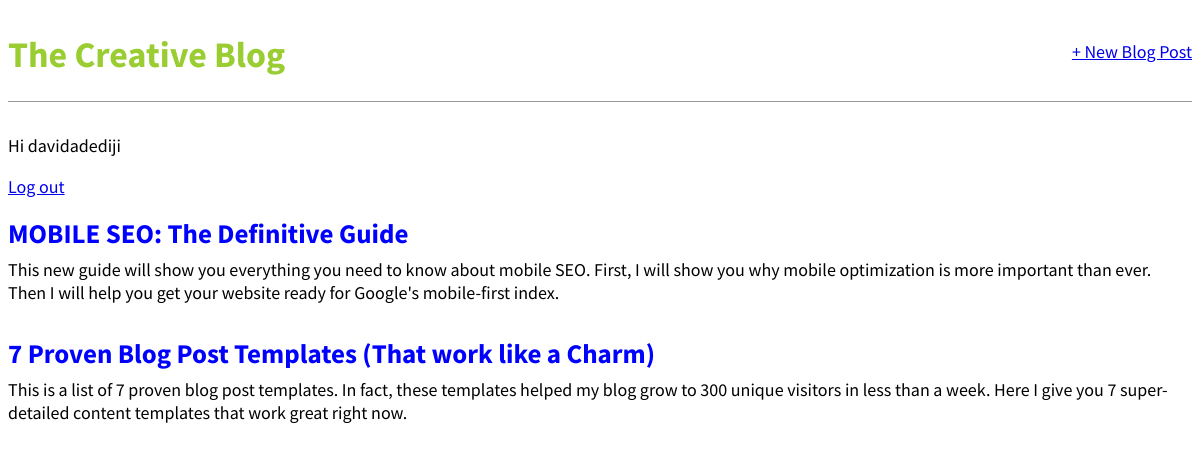
The app's page / (signed in) with its own data.
### blog/models.py (models this page shows, shortened)
class Post(models.Model):
    title=models.CharField(max_length=200)
    author=models.ForeignKey('auth.User', on_delete=models.CASCADE)
    body=models.TextField()

### blog/views.py (the view)
# urls.py: path('', BlogListView.as_view(), name ='home'),
class BlogListView(ListView):
    model=Post
    template_name ='home.html'

### templates/home.html
{% extends 'base.html' %}
{% block content %}
{% for post in object_list %}
<div class="post-entry">
    <h2><a href="{% url 'post_detail' post.pk %}">{{post.title}}</a></h2>
    <p>{{post.body}}</p>
</div>
{% endfor %}
{% endblock content %}

### templates/base.html (shortened to what this page needs)
{% load static %}
<!DOCTYPE html>
<head>
    <link rel="stylesheet" href="{% static 'css/base.css' %}">
</head>
<body>
    <div>
        <header>
            <div class="nav-left">
                <h1><a href="{% url 'home'%}">The Creative Blog</a></h1>
            </div>
            <div class="nav-right">
                <a href="{% url 'post_new' %}">+ New Blog Post</a>
            </div>
        </header>
        {% if user.is_authenticated %}
        <p>Hi {{user.username}}</p>
        <p><a href="{% url 'logout' %}">Log out</a></p>
        {% else %}
        <p> You are not logged in. </p>
        <a href="{% url 'login' %}">Log In</a>
        <a href="{% url 'signup' %}">|&nbsp SignUp</a>
        {% endif %}
        {% block content %}
        {% endblock content %}
    </div>
</body>
</html>

### static/css/base.css (style rules this page uses)
body { font-family: 'Source Sans Pro', sans-serif; font-size: 18px; }
header { border-bottom: 1px solid #999; margin-bottom: 2rem; display: flex; }
header h1 a { color: yellowgreen; text-decoration: none; }
.nav-left { margin-right: auto; }
.nav-right { display: flex; padding-top: 2rem; }
.post-entry { margin-bottom: 2rem; }
.post-entry h2 { margin: 0.5rem 0; }
.post-entry h2 a, .post-entry h2 a:visited { color: blue; text-decoration: none; }
.post-entry p { margin: 0; font-weight: 400; }

### records on screen
Post: title "MOBILE SEO: The Definitive Guide", body "This new guide will show you everything you need to know about mobile SEO. First, I will show you why mobile optimization is more important than ever. Then I will help you get your website ready for Google's mobile-first index."
Post: title "7 Proven Blog Post Templates (That work like a Charm)", body "This is a list of 7 proven blog post templates. In fact, these templates helped my blog grow to 300 unique visitors in less than a week. Here I give you 7 super-detailed content templates that work great right now."

### other values on screen
{{ user.username }} "davidadediji"
